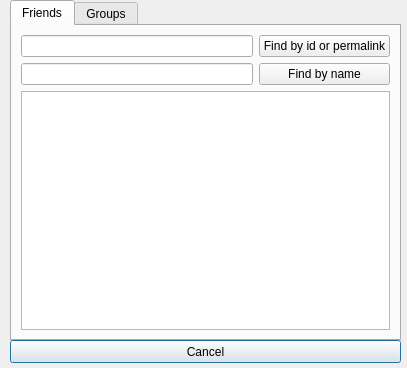
<?xml version="1.0" encoding="UTF-8"?>
<ui version="4.0">
 <class>RelationsDialog</class>
 <widget class="QDialog" name="RelationsDialog">
  <property name="geometry">
   <rect>
    <x>0</x>
    <y>0</y>
    <width>407</width>
    <height>368</height>
   </rect>
  </property>
  <property name="windowTitle">
   <string>Dialog</string>
  </property>
  <widget class="QPushButton" name="cancelButton">
   <property name="geometry">
    <rect>
     <x>10</x>
     <y>340</y>
     <width>391</width>
     <height>23</height>
    </rect>
   </property>
   <property name="text">
    <string>Cancel</string>
   </property>
  </widget>
  <widget class="QTabWidget" name="tabWidget">
   <property name="geometry">
    <rect>
     <x>10</x>
     <y>0</y>
     <width>391</width>
     <height>341</height>
    </rect>
   </property>
   <property name="currentIndex">
    <number>0</number>
   </property>
   <widget class="QWidget" name="tab">
    <attribute name="title">
     <string>Friends</string>
    </attribute>
    <layout class="QGridLayout" name="gridLayout">
     <item row="0" column="0">
      <widget class="QLineEdit" name="friendId"/>
     </item>
     <item row="0" column="1">
      <widget class="QPushButton" name="friendById">
       <property name="text">
        <string>Find by id or permalink</string>
       </property>
      </widget>
     </item>
     <item row="1" column="0">
      <widget class="QLineEdit" name="friendName"/>
     </item>
     <item row="1" column="1">
      <widget class="QPushButton" name="friendByName">
       <property name="text">
        <string>Find by name</string>
       </property>
      </widget>
     </item>
     <item row="2" column="0" colspan="2">
      <widget class="QListWidget" name="friendsList"/>
     </item>
    </layout>
   </widget>
   <widget class="QWidget" name="tab_2">
    <attribute name="title">
     <string>Groups</string>
    </attribute>
    <layout class="QGridLayout" name="gridLayout_2">
     <item row="0" column="0">
      <widget class="QLineEdit" name="groupId"/>
     </item>
     <item row="0" column="1">
      <widget class="QPushButton" name="groupById">
       <property name="text">
        <string>Find by id or permalink</string>
       </property>
      </widget>
     </item>
     <item row="1" column="0">
      <widget class="QLineEdit" name="groupName"/>
     </item>
     <item row="1" column="1">
      <widget class="QPushButton" name="groupByName">
       <property name="text">
        <string>Find by name</string>
       </property>
      </widget>
     </item>
     <item row="2" column="0" colspan="2">
      <widget class="QListWidget" name="groupsList"/>
     </item>
    </layout>
   </widget>
  </widget>
 </widget>
 <resources/>
 <connections/>
</ui>
